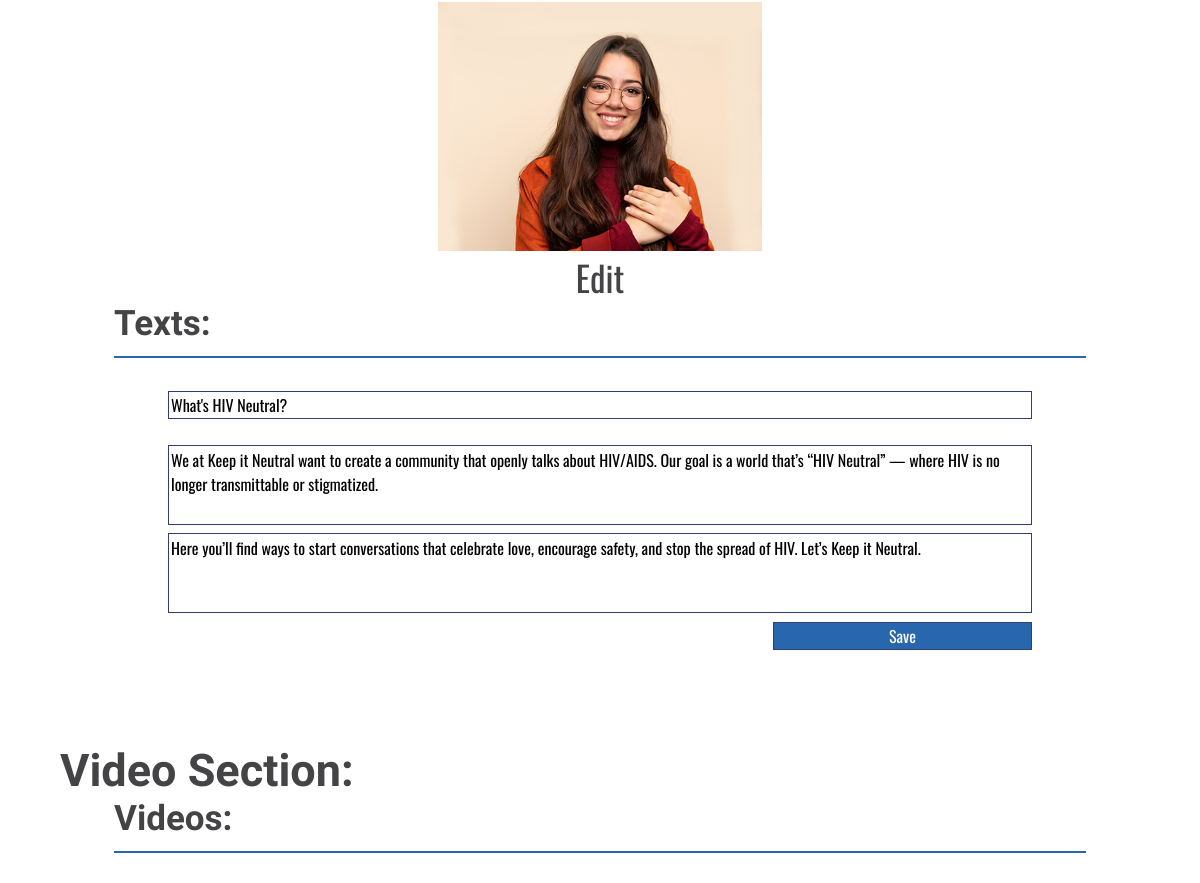
The page /includes/admin/admin_kin_home.php (signed in, middle part) on the database as committed earlier.
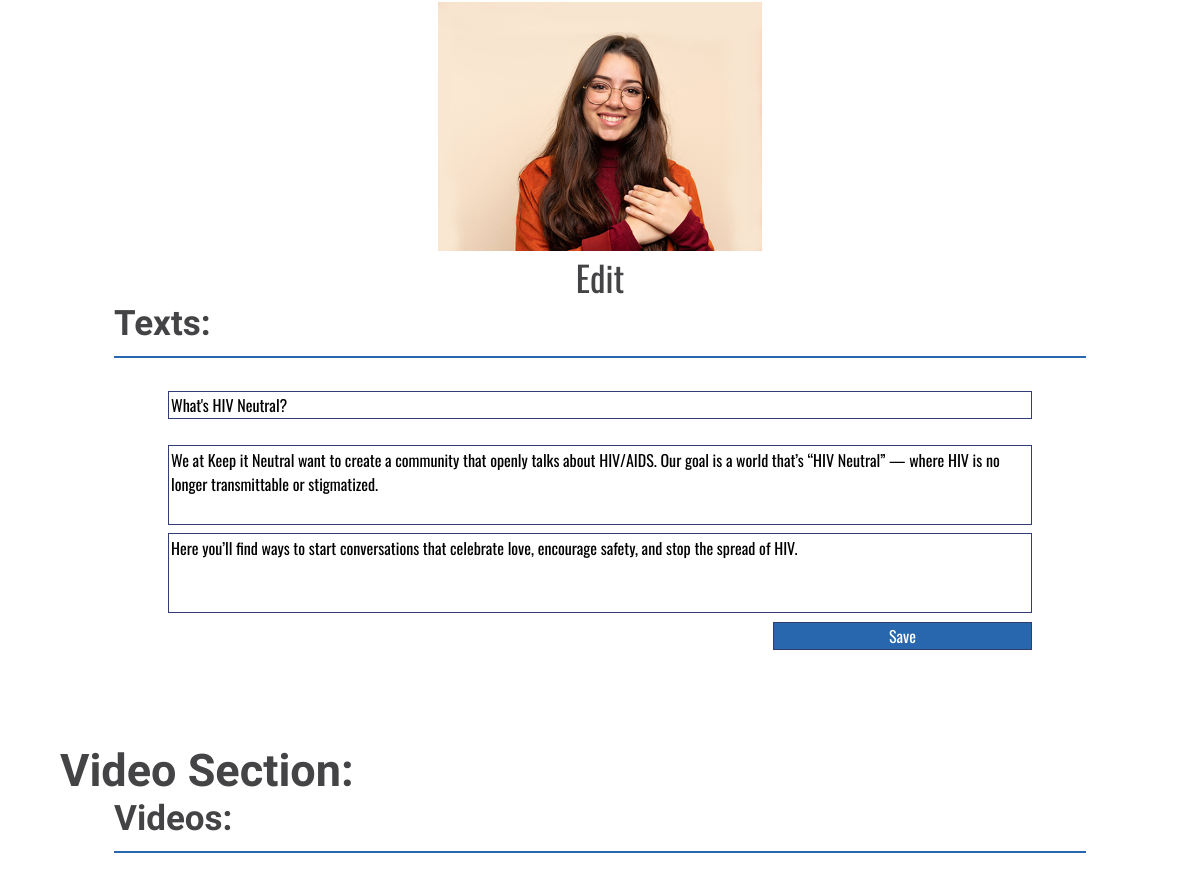
The same page on the database as committed later.
### tables this page shows
CREATE TABLE `tbl_about` (
  `id` int(11) NOT NULL,
  `img` varchar(60) NOT NULL,
  `heading` varchar(60) NOT NULL,
  `p` text NOT NULL,
  `p_sub` text NOT NULL,
  `p_bold` text NOT NULL
);

### includes/admin/scripts/cms.php (called while the page is built, shortened)
<?php
function getAll($tbl) {
    $pdo = Database::getInstance()->getConnection();
    $query= 'SELECT * FROM ' .$tbl;
    $result = $pdo->query($query);
    if($result){
        return $result;
    }else{
        return '<p class="updateMsg">There was a problem accessing the info</p>';
    }
}

### includes/admin/admin_kin_home.php (the view, shortened to what this page needs)
<?php
    $tblAbout = 'tbl_about';
    $getAbout = getAll($tblAbout);
    $getAboutT = getAll($tblAbout);
?>
<!DOCTYPE html>
<html lang="en">
<head>
    <?php include '../template/head.php'; ?>
</head>
<body>
    <div class="userCMS">
        <section id="about">
            <div class="col">
                <?php while($row = $getAbout->fetch(PDO::FETCH_ASSOC)):?>
                <div class="aboutImg">
                    <img src="../../images/<?php echo $row['img'];?>" alt="about image <?php echo $row['img'];?>">
                    <a href="admin_kin_image.php?img_id=<?php echo $row['id'];?>&tbl=tbl_about&page=admin_kin_home.php">Edit</a>
                </div>
                <?php endwhile;?>
            </div>
            <div class="col">
                <h3>Texts:</h3>
                <form action="admin_kin_home.php" method="post" class="textForm">
                <?php while($row = $getAboutT->fetch(PDO::FETCH_ASSOC)):?>
                    <input type="text" name="heading" value="<?php echo $row['heading'];?>">
                    <textarea name="p"><?php echo $row['p'];?></textarea>
                    <textarea name="p_sub"><?php echo $row['p_sub'];?></textarea>
                    <input type="submit" name="submit-about" value="Save">
                <?php endwhile;?>
                </form>
            </div>
        </section>
        <section id="video">
            <h2>Video Section:</h2>
            <div class="col">
                <h3>Videos:</h3>
            </div>
        </section>
    </div>
</body>
</html>

Rows that differ between the two databases and show on the page:
changed tbl_about "What's HIV Neutral?": p_sub "Here you’ll find ways to start conversations that celebrate love, encourage safety, and stop the spread of HIV. Let’s Keep it Neutral." → "Here you’ll find ways to start conversations that celebrate love, encourage safety, and stop the spread of HIV."
